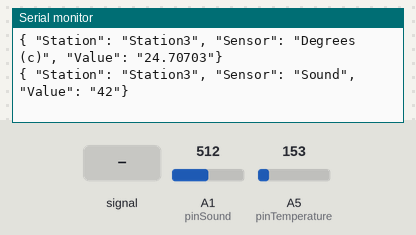
This sketch was run on a simulated Arduino Uno, built with avr-gcc and run on an emulated ATmega328P. On the bench: the last lines printed to the serial monitor. The inputs (shaded band) are chosen by the test bench; at power-on: A5 (pinTemperature) = 153, A1 (pinSound) = 512.

Above: at 1.2 s.
1.3 s: A1 (pinSound) fed a 200 Hz sine of ±81 counts around its level
At 2.7 s:
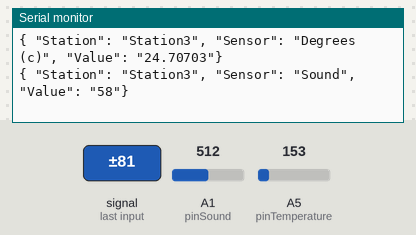
2.8 s: A5 (pinTemperature) set to 165
4.3 s: A1 (pinSound) set to 716
At 5.5 s:
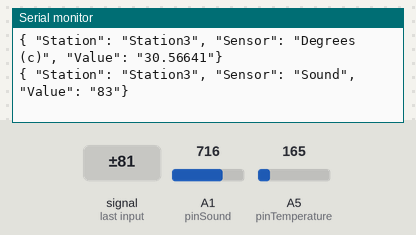
5.8 s: A1 (pinSound) fed a 1000 Hz sine of ±255 counts around its level
At 7.1 s:
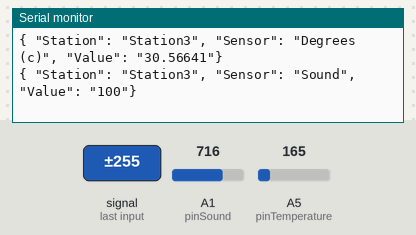
7.3 s: A5 (pinTemperature) set to 175
8.8 s: A1 (pinSound) set to 306
At 10.0 s:
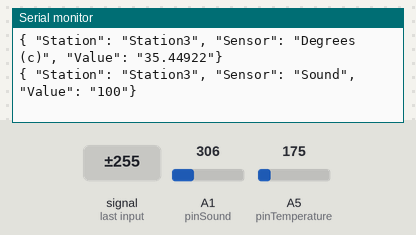
Timing chart, 0 to 11.3 s (numbered marks = the images above; inputs shaded):
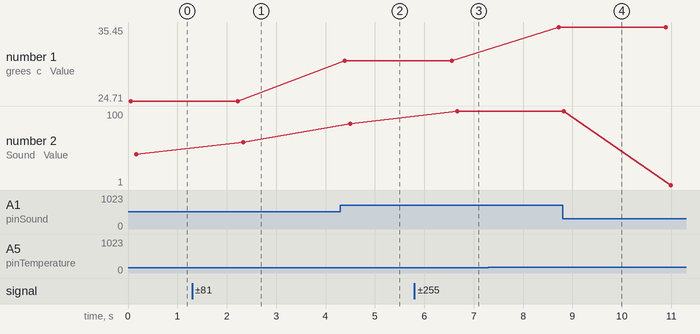

Measured:
- after the input at 1.3 s, the serial monitor: prints a new line after 1.0 s (image 1)
- after the input at 4.3 s, the serial monitor: prints a new line after 0.20 s (image 2)
- after the input at 5.8 s, the serial monitor: prints a new line after 0.86 s (image 3)
- plotted number 1: 30.57 → 35.45 after the input at 7.3 s
- plotted number 2: 42 → 58 after the input at 1.3 s, 58 → 83 after the input at 4.3 s, 83 → 100 after the input at 5.8 s, 100 → 1 after the input at 8.8 s

The sketch:

Station3_Program.ino
```cpp
#include <stdlib.h>

String stationName = "Station3";
int stationFrequency = 2000;

int pinTemperature = 5;
String temperatureName = "Degrees (c)";

int pinSound = 1;
String soundName = "Sound"; //10-80cm


void setup()
{
  Serial.begin(9600);
  pinMode(pinTemperature, INPUT);
}

void loop()
{

 //getting the voltage reading from the temperature sensor
 int reading = analogRead(pinTemperature);

 // converting that reading to voltage, for 3.3v arduino use 3.3
//float voltage = reading * 5.0;
float voltage = reading * 5.0; // battery power
 voltage /= 1024.0;

 // print out the voltage
 //Serial.print(voltage); Serial.println(" volts");

 // now print out the temperature
 float temperatureC = (voltage - 0.5) * 100 ;  //converting from 10 mv per degree wit 500 mV offset
                                               //to degrees ((volatge - 500mV) times 100)
 //Serial.print(temperatureC); Serial.println(" degrees C");

 // now convert to Fahrenheight
 float temperatureF = (temperatureC * 9.0 / 5.0) + 32.0;
 //Serial.print(temperatureF); Serial.println(" degrees F");


  String converted = dtostrf(temperatureC, 5, 5, new char[11]);

  String tempValue = "{ \"Station\": \"" + stationName + "\", " +
                        "\"Sensor\": \"" + temperatureName + "\", " +
                        "\"Value\": \"" + converted + "\"} ";

  int soundLevel = analogRead(pinSound);

  for (int i = 0; i < 50; i++) {
     int testLevel = analogRead(pinSound);
     if (testLevel > soundLevel) {
        soundLevel = testLevel;
     }
    delay(1);
  }

  int newLevel = map(soundLevel, 300, 800, 0, 100);
  newLevel = constrain(newLevel, 0, 100);

  String soundValue = "{ \"Station\": \"" + stationName + "\", " +
                        "\"Sensor\": \"" + soundName + "\", " +
                        "\"Value\": \"" + ((String)newLevel) + "\"} ";


  Serial.println(tempValue);
   delay(100);
  Serial.println(soundValue);

  delay(stationFrequency);


}
```
